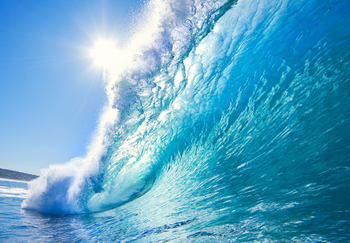
#> input picture images/wave.png, 350 x 243 px
$ python masking.py
#> lines starting #> are read from the running program, lines starting #| are printed output that depends on the picture; after the words box and inside, x2 and y2 are one past the last pixel; in counts of white or black regions, pixels touching at a corner belong together
import cv2
import numpy as np

img = cv2.imread("images/wave.png")
#> img is the input picture: shape (243, 350, 3); mean B, G, R 199.1, 166.5, 93.5
cv2.imshow("Wave",img)
cv2.waitKey(0)
#we readed the image

mask = np.zeros(img.shape[:2],dtype="uint8")
(cx,cy) = (img.shape[1]/2,img.shape[0]/2)
#> cx = 175; cy = 121.5
cv2.rectangle(mask,(cx-75,cy-75),(cx+75,cy+75),255,-1)
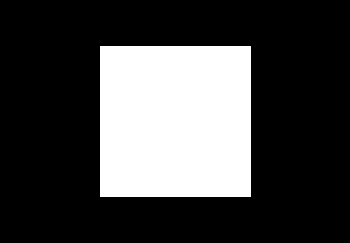
#> mask: shape (243, 350); 26.8% white; 1 white region, box (x1, y1, x2, y2) and area: (100, 46, 251, 197) 22801
cv2.imshow("Mask",mask)
cv2.waitKey(0)

masked = cv2.bitwise_and(img,img,mask=mask)
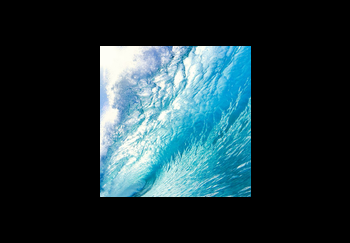
#> masked: shape (243, 350, 3); mean B, G, R 56.3, 51, 31.1
cv2.imshow("Masked",masked)
cv2.waitKey(0)

$ run again, with images/beach.png copied over images/wave.png
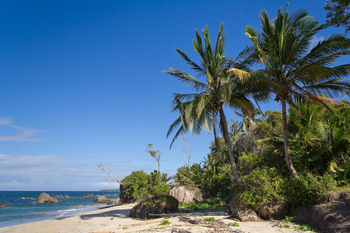
#> input picture images/beach.png, 350 x 233 px
#> img is the input picture: shape (233, 350, 3); mean B, G, R 136, 110.4, 78.6
#> `cv2.rectangle(mask,(cx-75,cy-75),(cx+75,cy+75),255,-1)`:
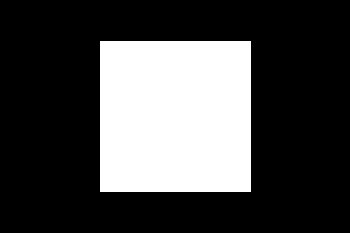
#> mask: shape (233, 350); 28% white; 1 white region, box (x1, y1, x2, y2) and area: (100, 41, 251, 192) 22801
#> `masked = cv2.bitwise_and(img,img,mask=mask)`:
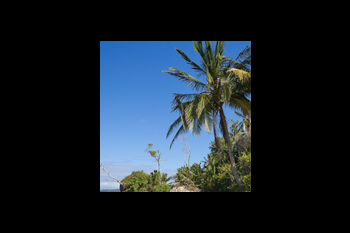
#> masked: shape (233, 350, 3); mean B, G, R 42.3, 34.1, 24.9
